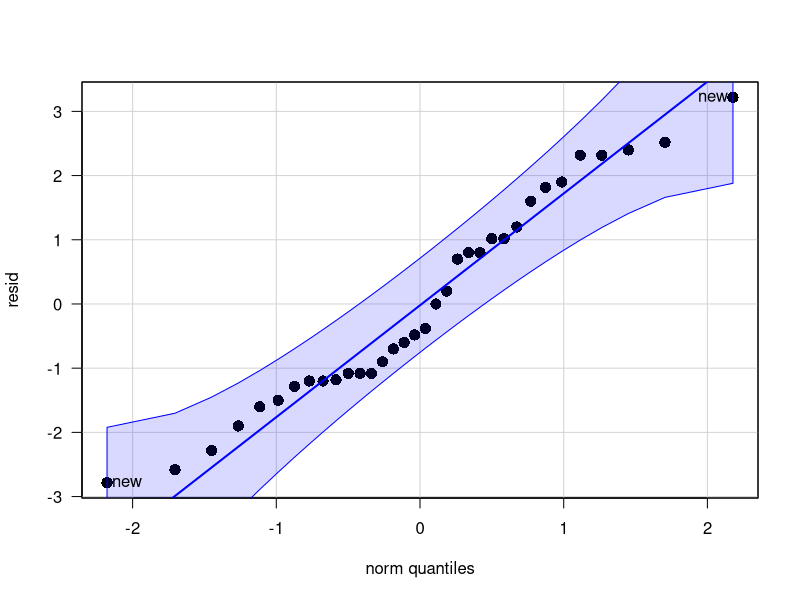
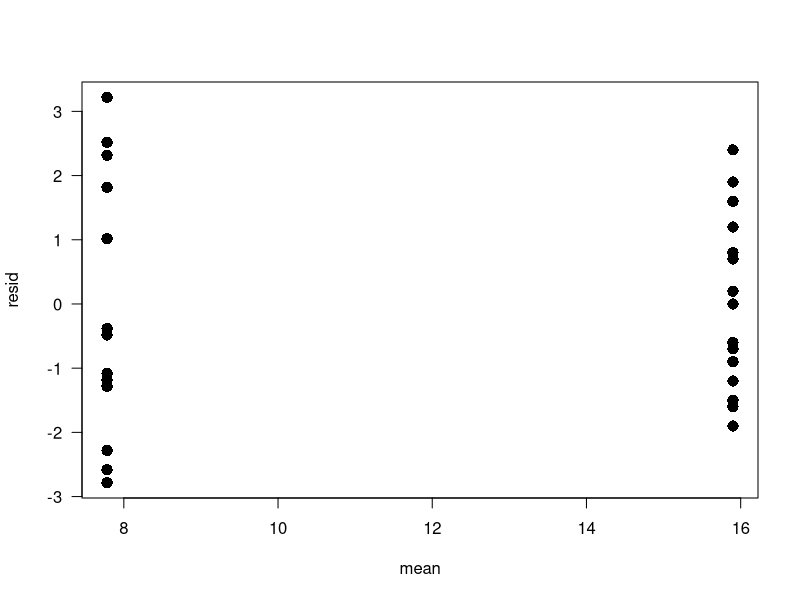
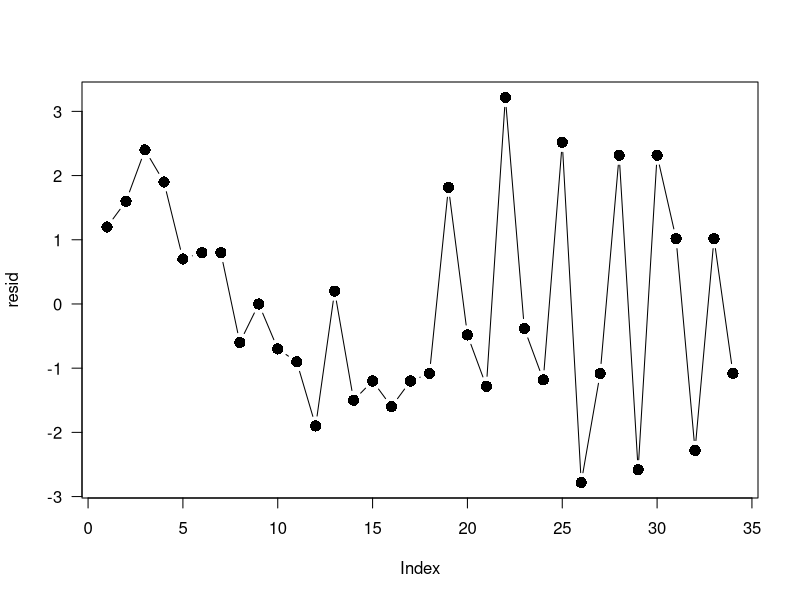

Write the R code that produced these figures, in order.
# clean workspace
rm(list=ls())

#===================
# Calculate sample size for steel rods experiment
(ss.calc <- power.t.test(delta       = 15,
                         sd          = 15,
                         sig.level   = 0.05,
                         power       = 0.8,
                         type        = "two.sample",
                         alternative = "two.sided"))
ceiling(ss.calc$n)


# Read steelrods data from a tab-separated file, and attach it to the workspace
y <- read.table("../data files/steelrods.txt",
                header = TRUE)
print(y)


#===================
# Example of doing the test step by step (to show some of R's syntax)

n <- 17   # We have 17 observations of each process

# Get sample means, standard deviations
means <- tapply(y$Length.error,
                y$Process,
                mean)

s <- tapply(y$Length.error,
            y$Process,
            sd)

# Calculate pooled standard deviation
sp <- sqrt(((n - 1) * s[1] ^ 2 + (n-1) * s[2] ^ 2) / (2 * n - 2))

# Test statistic:
t0 <- (means[1] - means[2]) / (sp * sqrt(2 / n))

# Critical values
tlims <- c(qt(.025, 32), qt(.975, 32))

print(tlims)
print(t0)

# p-value
p.value <- 2 * pt(t0, 2 * n - 2) # multiply by two since H1 is two-sided.
print(p.value)

#===================
# Much simpler way of doing this:
# Perform two-sample t-test to compare means 
# (assuming equal but unknown variances)
with(y,
     t.test(Length.error ~ Process, 
            alternative = "two.sided", 
            mu = 0, 
            var.equal = TRUE, 
            conf.level = 0.95))

#===================
# Verify the assumptions: 
#   normality, equality of variances, independence of residuals.

# Vector of residuals
# (invert the order of the means vector to get it in the right order
resid <- y$Length.error - rep(means[2:1],
                              each = n)

# Normality: Shapiro-Wilk test
shapiro.test(resid)

# pdf("../figs/steelrodsqq.pdf",
#     width=5,
#     height=5) # comment to open plot in R

library(car)
qqPlot(resid,
       pch = 16,
       cex = 1.5,
       las = 1)

# dev.off() # comment this if you commented the pdf command.


# Equality of variances: Fligner-Killeen test
with(y,
     fligner.test(Length.error ~ Process))

# pdf("../figs/steelrodsvar.pdf",
#     width=5,
#     height=5) # comment to open plot in R

plot(x = rep(means[2:1],
             each = n),
     y = resid,
     xlab = "mean",
     pch = 16,
     cex = 1.5,
     las = 1)

# dev.off() # comment this if you commented the pdf command.

# pdf("../figs/steelrodsind.pdf",
#     width=5,
#     height=5) # comment to open plot in R

plot(resid,
     pch = 16,
     cex = 1.5,
     type = "b",
     las = 1)

# dev.off() # comment this if you commented the pdf command.


# Perform two-sample t-test to compare means (without assuming equal variances)
with(y,
     t.test(Length.error ~ Process,
            alternative = "two.sided",
            mu = 0,
            var.equal = FALSE,
            conf.level = 0.95))